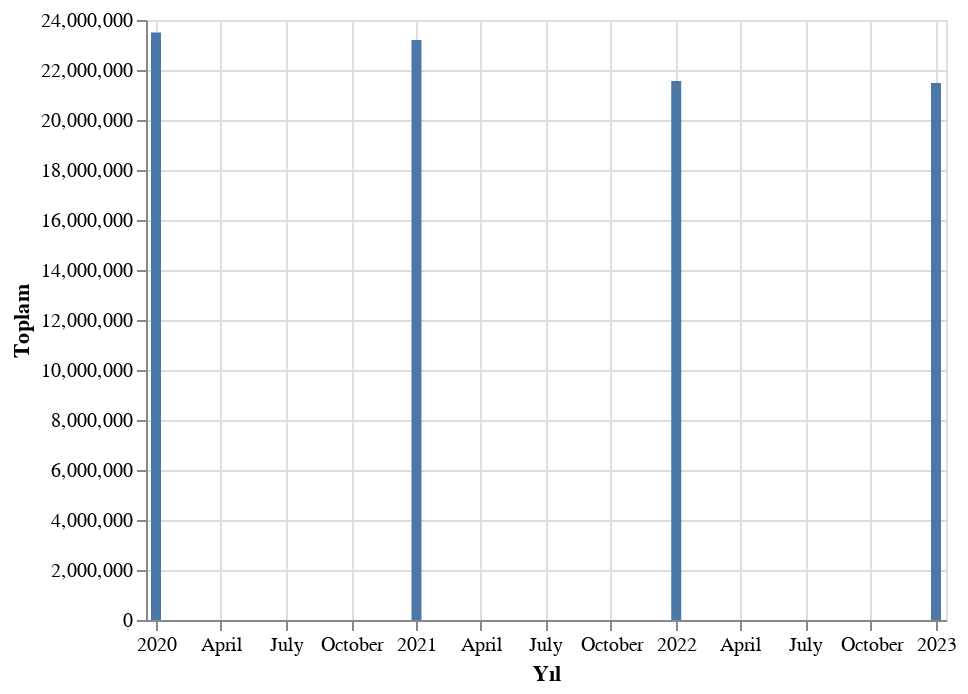

Notebook cell for this chart:
### Code cell
sut_uretim['Yıl'] = pd.to_datetime(sut_uretim['Yıl'], format='%Y')

alt.Chart(sut_uretim).mark_bar().encode(
    x='Yıl',
    y='Toplam',
    tooltip=['Toplam'],

)

### Figure 1 — Vega-Lite specification as saved in the notebook (floating-point values rounded to 4 significant figures)
{"config": {"view": {"continuousWidth": 400, "continuousHeight": 300}}, "data": {"name": "data-5599d3c162be5e9db023408ca6a19abe"}, "mark": "bar", "encoding": {"tooltip": [{"field": "Toplam", "type": "quantitative"}], "x": {"field": "Yıl", "type": "temporal"}, "y": {"field": "Toplam", "type": "quantitative"}}, "$schema": "https://vega.github.io/schema/vega-lite/v4.17.0.json", "datasets": {"data-5599d3c162be5e9db023408ca6a19abe": [{"Yıl": "2020-01-01T00:00:00", "Toplam": 23503790, "İnek": 21749342, "Manda": 63767, "Koyun": 1101065, "Keçi": 589617}, {"Yıl": "2021-01-01T00:00:00", "Toplam": 23200306, "İnek": 21370116, "Manda": 63643, "Koyun": 1143762, "Keçi": 622785}, {"Yıl": "2022-01-01T00:00:00", "Toplam": 21563492, "İnek": 19912135, "Manda": 43589, "Koyun": 1067342, "Keçi": 540426}, {"Yıl": "2023-01-01T00:00:00", "Toplam": 21481567, "İnek": 19961908, "Manda": 43025, "Koyun": 933576, "Keçi": 543058}]}}
